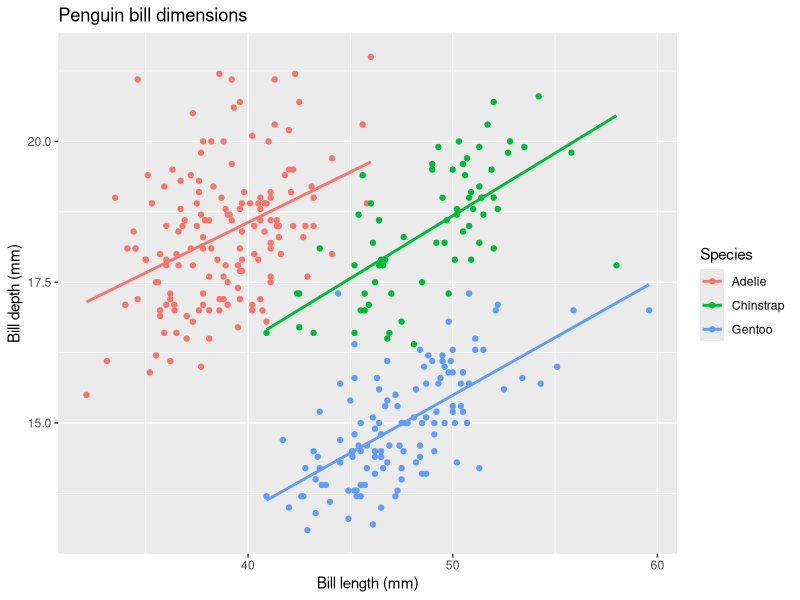
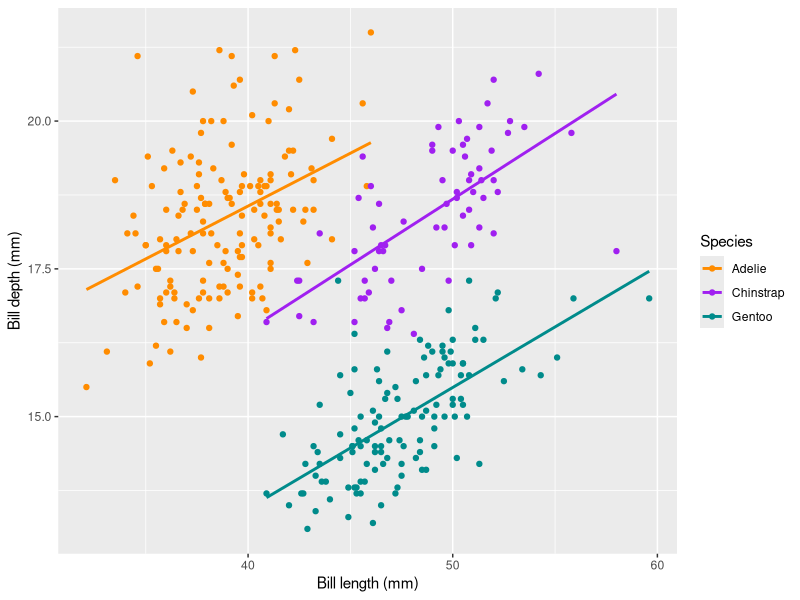
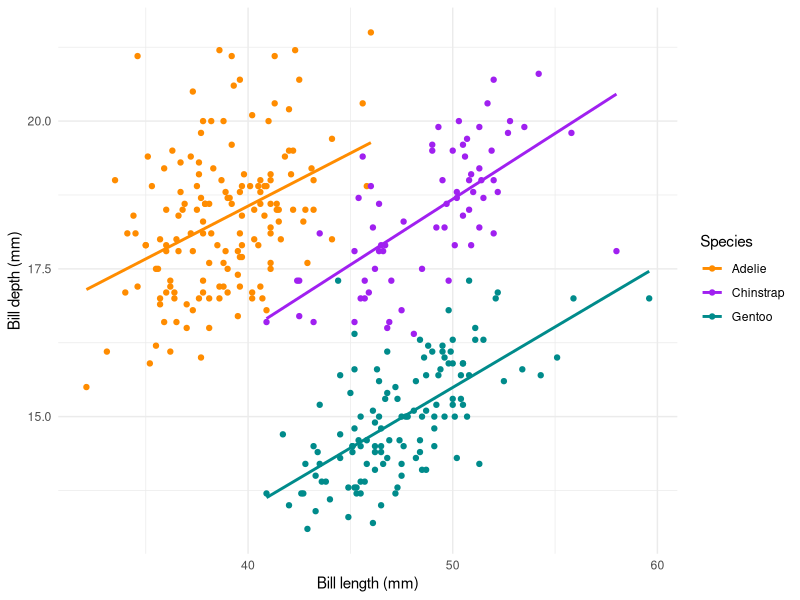
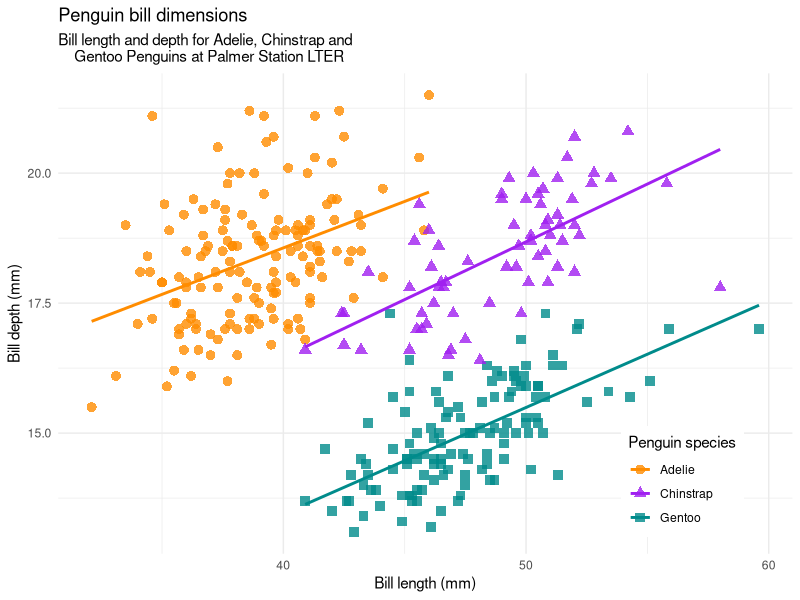
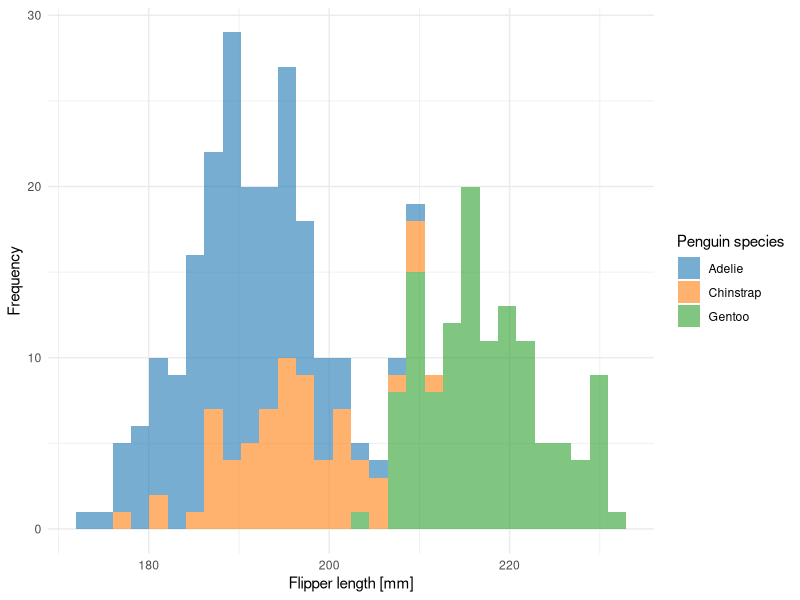
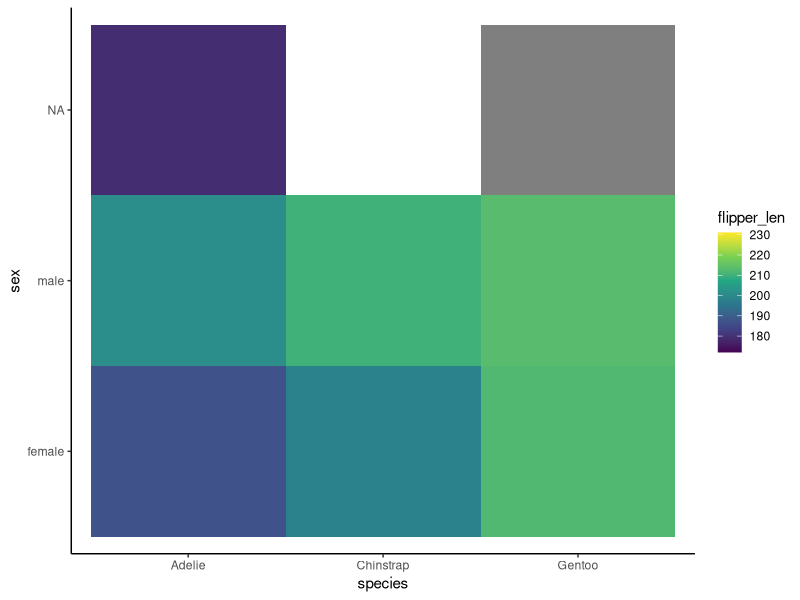
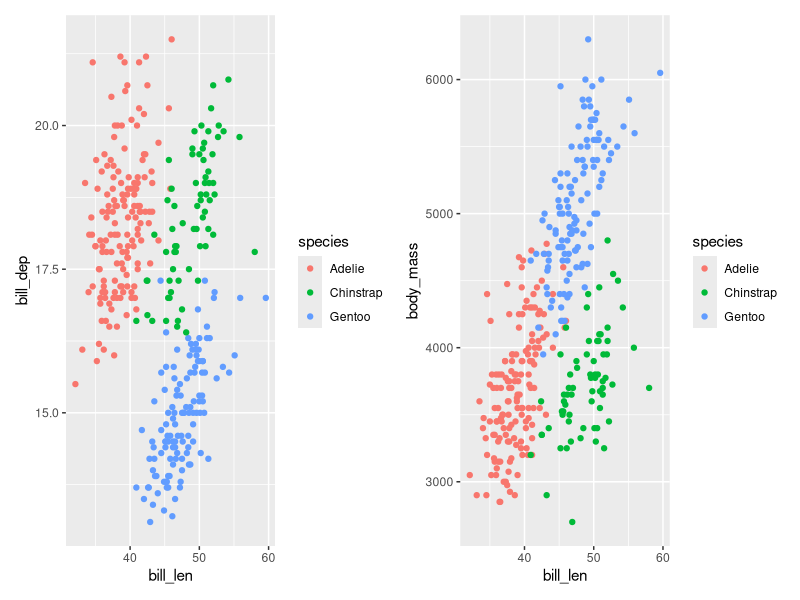
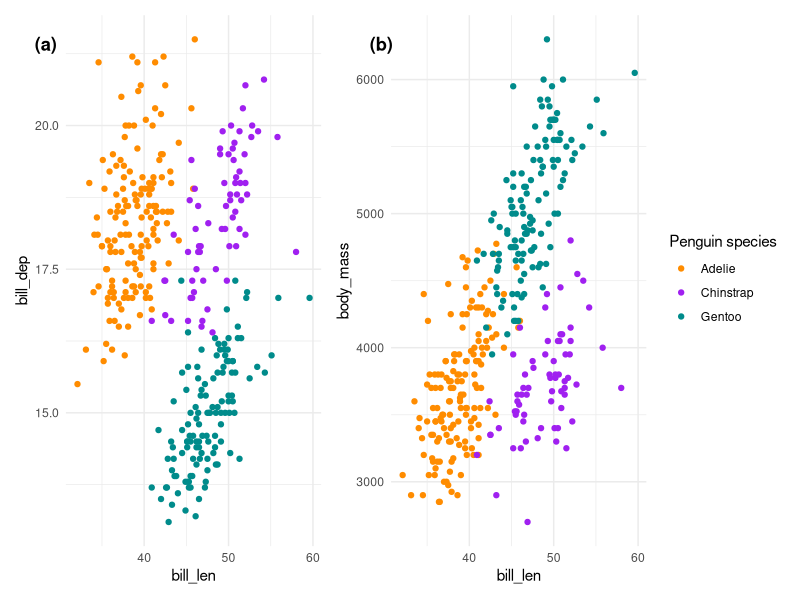

These figures' R source, in order:
## ---- chunk 1
#| message: false
# install.packages("tidyverse")
library(tidyverse)
## ---- chunk 2
#| message: false
#| warning: false
ggplot(penguins, aes(
  x = bill_len,
  y = bill_dep,
  color = species
)) +
  geom_point() +
  geom_smooth(method = "lm", se = FALSE) +
  labs(
    title = "Penguin bill dimensions",
    x = "Bill length (mm)",
    y = "Bill depth (mm)",
    color = "Species"
  )
## ---- chunk 3
#| message: false
#| warning: false
ggplot(penguins, aes(
  x = bill_len,
  y = bill_dep,
  color = species
)) +
  geom_point() +
  geom_smooth(method = "lm", se = FALSE) +
  scale_color_manual(values = c("darkorange", "purple", "cyan4")) +
  labs(
    x = "Bill length (mm)",
    y = "Bill depth (mm)",
    color = "Species"
  )
## ---- chunk 4
#| message: false
#| warning: false
ggplot(penguins, aes(
  x = bill_len,
  y = bill_dep,
  color = species
)) +
  geom_point() +
  geom_smooth(method = "lm", se = FALSE) +
  scale_color_manual(values = c("darkorange", "purple", "cyan4")) +
  labs(
    x = "Bill length (mm)",
    y = "Bill depth (mm)",
    color = "Species"
  ) +
  theme_minimal()
## ---- chunk 5
#| warning: false
#| message: false
ggplot(
  data = penguins,
  aes(
    x = bill_len,
    y = bill_dep,
    color = species,
    shape = species
  )
) +
  geom_point(size = 3, alpha = 0.8) +
  geom_smooth(method = "lm", se = FALSE) +
  scale_color_manual(values = c("darkorange", "purple", "cyan4")) +
  labs(
    title = "Penguin bill dimensions",
    subtitle = "Bill length and depth for Adelie, Chinstrap and
    Gentoo Penguins at Palmer Station LTER",
    x = "Bill length (mm)",
    y = "Bill depth (mm)",
    color = "Penguin species",
    shape = "Penguin species"
  ) +
  theme_minimal() +
  theme(
    legend.position = c(0.85, 0.15),
    legend.background = element_rect(fill = "white", color = NA)
  )
## ---- chunk 6
# First save the plot in a variable
flipper_box <- ggplot(penguins, aes(species, flipper_len, color = species)) +
  geom_boxplot(width = 0.3) +
  geom_jitter(alpha = 0.5, position = position_jitter(width = 0.2, seed = 123)) +
  ggsci::scale_color_uchicago() +
  labs(x = "Species", y = "Flipper length (mm)") +
  theme_minimal() +
  theme(legend.position = "none")
## ---- chunk 7
ggplot(penguins, aes(x = flipper_len, fill = species)) +
  geom_histogram(alpha = 0.6) +
  ggsci::scale_fill_d3() +
  labs(
    y = "Frequency",
    x = "Flipper length [mm]",
    fill = "Penguin species"
  ) +
  theme_minimal()
## ---- chunk 8
ggplot(penguins, aes(
  x = species,
  y = sex,
  fill = flipper_len
)) +
  geom_tile() +
  scale_fill_viridis_c() +
  theme_classic()
## ---- chunk 9
#| warning: false
library(patchwork)
plot_1 <- ggplot(penguins, aes(
  x = bill_len, y = bill_dep,
  color = species
)) +
  geom_point()

plot_2 <- ggplot(penguins, aes(
  x = bill_len, y = body_mass,
  color = species
)) +
  geom_point()

# Simple combination of 2 plots in patchwork
plot_1 + plot_2
## ---- chunk 10
#| warning: false
# more complex combination with annotation and definition of shared layers
final_plot <- plot_1 + plot_2 +
  plot_layout(guides = "collect") +
  plot_annotation(tag_levels = "a", tag_prefix = "(", tag_suffix = ")") &
  theme_minimal() &
  scale_color_manual(values = c("darkorange", "purple", "cyan4")) &
  labs(
    color = "Penguin species"
  ) &
  theme(
    plot.tag.position = c(0.1, 0.95),
    plot.tag = element_text(face = "bold")
  )

final_plot
